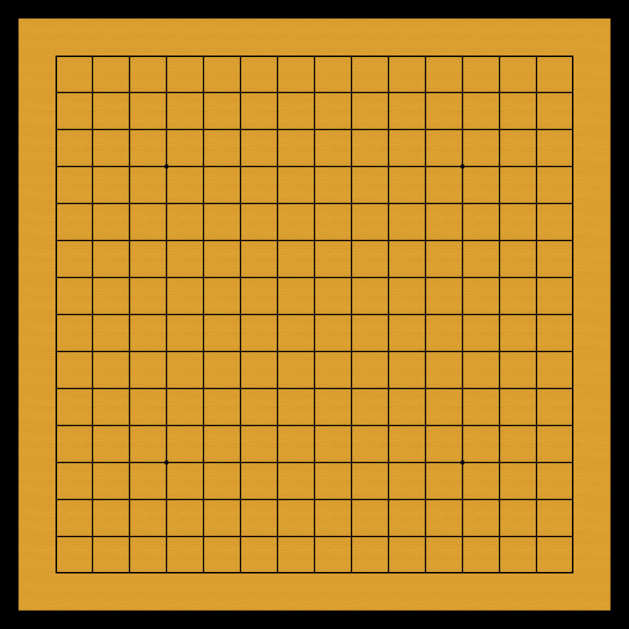

This game map was drawn from its Tiled (.tmx) file and the tilesets committed beside it. A one-line description and the trimmed map source follow:
An orthogonal 17x17 tile map with 37x37 px tiles, 1 tile layer (Layer 0).

<map version="1.0" orientation="orthogonal" renderorder="right-down" width="17" height="17" tilewidth="37" tileheight="37" nextobjectid="1">
 <tileset firstgid="1" name="wuziqi_iphone5" tilewidth="37" tileheight="37">
  <image source="wuziqi_iphone5.png" width="222" height="185" />
 </tileset>
 <layer name="Layer 0" width="17" height="17">
  <data>[289 cells, 289 non-empty, 18 distinct tile ids]</data>
 </layer>
</map>